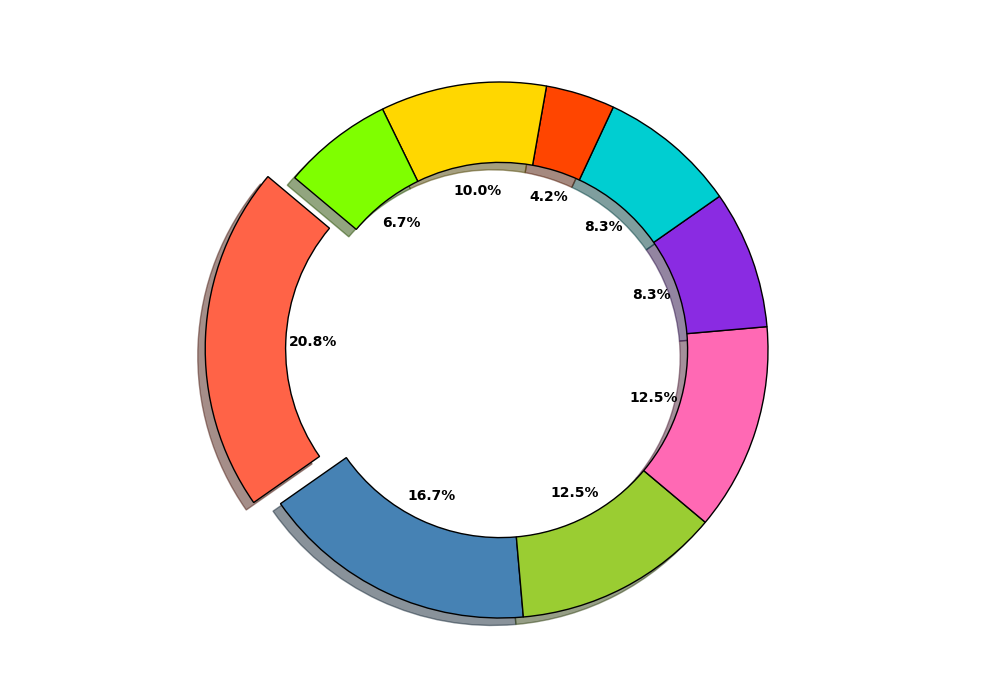

Generate this figure with Python:
import matplotlib.pyplot as plt

# Percentages of crops produced in Harvestville
percentages = [25, 20, 15, 15, 10, 10, 5, 12, 8]

# Colors representing different crops
crop_colors = ['#FF6347', '#4682B4', '#9ACD32', '#FF69B4', '#8A2BE2', '#00CED1', '#FF4500', '#FFD700', '#7FFF00']

# Explode the largest crop section
explode = [0.1, 0, 0, 0, 0, 0, 0, 0, 0]

# Create the pie chart
fig, ax = plt.subplots(figsize=(10, 7))
wedges, texts, autotexts = ax.pie(
    percentages,
    colors=crop_colors,
    autopct='%1.1f%%',
    startangle=140,
    explode=explode,
    shadow=True,
    wedgeprops={'edgecolor': 'black', 'width': 0.3}  # Added 'width' to create a donut chart
)

# Customize the percentage labels
for autotext in autotexts:
    autotext.set_color('black')
    autotext.set_fontsize(10)
    autotext.set_weight('bold')

plt.tight_layout()
plt.show()
